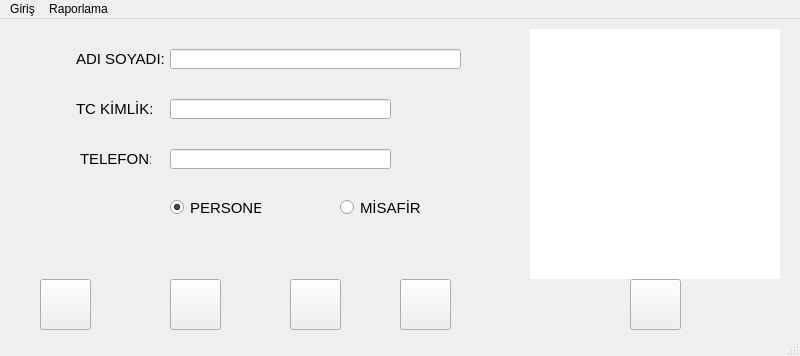
<?xml version="1.0" encoding="UTF-8"?>
<ui version="4.0">
 <class>MainWindow</class>
 <widget class="QMainWindow" name="MainWindow">
  <property name="geometry">
   <rect>
    <x>0</x>
    <y>0</y>
    <width>800</width>
    <height>356</height>
   </rect>
  </property>
  <property name="windowTitle">
   <string>MainWindow</string>
  </property>
  <widget class="QWidget" name="centralwidget">
   <widget class="QLabel" name="label">
    <property name="geometry">
     <rect>
      <x>76</x>
      <y>30</y>
      <width>91</width>
      <height>20</height>
     </rect>
    </property>
    <property name="font">
     <font>
      <pointsize>11</pointsize>
     </font>
    </property>
    <property name="text">
     <string>ADI SOYADI:</string>
    </property>
   </widget>
   <widget class="QLineEdit" name="adsoyadtxt">
    <property name="geometry">
     <rect>
      <x>170</x>
      <y>30</y>
      <width>291</width>
      <height>20</height>
     </rect>
    </property>
   </widget>
   <widget class="QLabel" name="TC">
    <property name="geometry">
     <rect>
      <x>76</x>
      <y>80</y>
      <width>91</width>
      <height>20</height>
     </rect>
    </property>
    <property name="font">
     <font>
      <pointsize>11</pointsize>
      <weight>50</weight>
      <bold>false</bold>
     </font>
    </property>
    <property name="text">
     <string>TC KİMLİK:</string>
    </property>
   </widget>
   <widget class="QLabel" name="label_3">
    <property name="geometry">
     <rect>
      <x>80</x>
      <y>130</y>
      <width>71</width>
      <height>20</height>
     </rect>
    </property>
    <property name="font">
     <font>
      <pointsize>11</pointsize>
      <weight>50</weight>
      <bold>false</bold>
     </font>
    </property>
    <property name="text">
     <string>TELEFON:</string>
    </property>
   </widget>
   <widget class="QRadioButton" name="perradio">
    <property name="geometry">
     <rect>
      <x>170</x>
      <y>180</y>
      <width>91</width>
      <height>17</height>
     </rect>
    </property>
    <property name="font">
     <font>
      <pointsize>11</pointsize>
     </font>
    </property>
    <property name="text">
     <string>PERSONEL</string>
    </property>
    <property name="checkable">
     <bool>true</bool>
    </property>
    <property name="checked">
     <bool>true</bool>
    </property>
   </widget>
   <widget class="QRadioButton" name="misafirradio">
    <property name="geometry">
     <rect>
      <x>340</x>
      <y>180</y>
      <width>82</width>
      <height>17</height>
     </rect>
    </property>
    <property name="font">
     <font>
      <pointsize>11</pointsize>
     </font>
    </property>
    <property name="text">
     <string>MİSAFİR</string>
    </property>
   </widget>
   <widget class="QLineEdit" name="tckimliktxt">
    <property name="geometry">
     <rect>
      <x>170</x>
      <y>80</y>
      <width>221</width>
      <height>20</height>
     </rect>
    </property>
   </widget>
   <widget class="QLineEdit" name="teltxt">
    <property name="geometry">
     <rect>
      <x>170</x>
      <y>130</y>
      <width>221</width>
      <height>20</height>
     </rect>
    </property>
   </widget>
   <widget class="QPushButton" name="btn_kaydet">
    <property name="geometry">
     <rect>
      <x>40</x>
      <y>260</y>
      <width>51</width>
      <height>51</height>
     </rect>
    </property>
    <property name="toolTip">
     <string>&lt;html&gt;&lt;head/&gt;&lt;body&gt;&lt;p&gt;&lt;span style=&quot; font-size:10pt; font-weight:600; color:#00aaff;&quot;&gt;Kaydet&lt;/span&gt;&lt;/p&gt;&lt;/body&gt;&lt;/html&gt;</string>
    </property>
    <property name="text">
     <string/>
    </property>
    <property name="icon">
     <iconset>
      <normaloff>save.png</normaloff>save.png</iconset>
    </property>
    <property name="iconSize">
     <size>
      <width>48</width>
      <height>48</height>
     </size>
    </property>
    <property name="shortcut">
     <string>Ctrl+S</string>
    </property>
    <property name="default">
     <bool>false</bool>
    </property>
    <property name="flat">
     <bool>false</bool>
    </property>
   </widget>
   <widget class="QPushButton" name="btn_ara">
    <property name="geometry">
     <rect>
      <x>170</x>
      <y>260</y>
      <width>51</width>
      <height>51</height>
     </rect>
    </property>
    <property name="toolTip">
     <string>&lt;html&gt;&lt;head/&gt;&lt;body&gt;&lt;p&gt;&lt;span style=&quot; font-size:10pt; font-weight:600; color:#00aaff;&quot;&gt;Tc Kimlik Ara&lt;/span&gt;&lt;/p&gt;&lt;/body&gt;&lt;/html&gt;</string>
    </property>
    <property name="text">
     <string/>
    </property>
    <property name="icon">
     <iconset>
      <normaloff>binoculars.png</normaloff>binoculars.png</iconset>
    </property>
    <property name="iconSize">
     <size>
      <width>48</width>
      <height>48</height>
     </size>
    </property>
    <property name="shortcut">
     <string>Ctrl+F</string>
    </property>
    <property name="default">
     <bool>false</bool>
    </property>
    <property name="flat">
     <bool>false</bool>
    </property>
   </widget>
   <widget class="QPushButton" name="btn_sil">
    <property name="geometry">
     <rect>
      <x>290</x>
      <y>260</y>
      <width>51</width>
      <height>51</height>
     </rect>
    </property>
    <property name="toolTip">
     <string>&lt;html&gt;&lt;head/&gt;&lt;body&gt;&lt;p&gt;&lt;span style=&quot; font-size:10pt; font-weight:600; color:#00aaff;&quot;&gt;Sil&lt;/span&gt;&lt;/p&gt;&lt;/body&gt;&lt;/html&gt;</string>
    </property>
    <property name="text">
     <string/>
    </property>
    <property name="icon">
     <iconset>
      <normaloff>fulltrash.png</normaloff>fulltrash.png</iconset>
    </property>
    <property name="iconSize">
     <size>
      <width>48</width>
      <height>48</height>
     </size>
    </property>
    <property name="shortcut">
     <string>Ctrl+S</string>
    </property>
    <property name="default">
     <bool>false</bool>
    </property>
    <property name="flat">
     <bool>false</bool>
    </property>
   </widget>
   <widget class="QPushButton" name="btn_fotocek">
    <property name="geometry">
     <rect>
      <x>630</x>
      <y>260</y>
      <width>51</width>
      <height>51</height>
     </rect>
    </property>
    <property name="toolTip">
     <string>&lt;html&gt;&lt;head/&gt;&lt;body&gt;&lt;p&gt;&lt;span style=&quot; font-size:10pt; font-weight:600; color:#00aaff;&quot;&gt;Fotograf Çek&lt;/span&gt;&lt;/p&gt;&lt;/body&gt;&lt;/html&gt;</string>
    </property>
    <property name="text">
     <string/>
    </property>
    <property name="icon">
     <iconset>
      <normaloff>capture.png</normaloff>capture.png</iconset>
    </property>
    <property name="iconSize">
     <size>
      <width>48</width>
      <height>48</height>
     </size>
    </property>
    <property name="shortcut">
     <string>Ctrl+S</string>
    </property>
    <property name="default">
     <bool>false</bool>
    </property>
    <property name="flat">
     <bool>false</bool>
    </property>
   </widget>
   <widget class="QLabel" name="kisi_id_label">
    <property name="enabled">
     <bool>true</bool>
    </property>
    <property name="geometry">
     <rect>
      <x>0</x>
      <y>320</y>
      <width>47</width>
      <height>13</height>
     </rect>
    </property>
    <property name="text">
     <string/>
    </property>
   </widget>
   <widget class="QPushButton" name="btn_temizle">
    <property name="geometry">
     <rect>
      <x>400</x>
      <y>260</y>
      <width>51</width>
      <height>51</height>
     </rect>
    </property>
    <property name="toolTip">
     <string>&lt;html&gt;&lt;head/&gt;&lt;body&gt;&lt;p&gt;&lt;span style=&quot; font-size:10pt; font-weight:600; color:#00aaff;&quot;&gt;Temizle&lt;/span&gt;&lt;/p&gt;&lt;/body&gt;&lt;/html&gt;</string>
    </property>
    <property name="text">
     <string/>
    </property>
    <property name="icon">
     <iconset>
      <normaloff>edit.png</normaloff>edit.png</iconset>
    </property>
    <property name="iconSize">
     <size>
      <width>48</width>
      <height>48</height>
     </size>
    </property>
    <property name="shortcut">
     <string>Ctrl+S</string>
    </property>
    <property name="default">
     <bool>false</bool>
    </property>
    <property name="flat">
     <bool>false</bool>
    </property>
   </widget>
   <widget class="QLabel" name="foto_label">
    <property name="geometry">
     <rect>
      <x>530</x>
      <y>10</y>
      <width>250</width>
      <height>250</height>
     </rect>
    </property>
    <property name="autoFillBackground">
     <bool>false</bool>
    </property>
    <property name="styleSheet">
     <string notr="true">background-color: rgb(255, 255, 255);</string>
    </property>
    <property name="text">
     <string/>
    </property>
   </widget>
  </widget>
  <widget class="QMenuBar" name="menubar">
   <property name="geometry">
    <rect>
     <x>0</x>
     <y>0</y>
     <width>800</width>
     <height>21</height>
    </rect>
   </property>
   <widget class="QMenu" name="menuGiri">
    <property name="title">
     <string>Giriş</string>
    </property>
    <addaction name="actionKisi_Kayit_Duzenle"/>
    <addaction name="actionKapi_Giris"/>
   </widget>
   <widget class="QMenu" name="menuRaporlama">
    <property name="title">
     <string>Raporlama</string>
    </property>
    <addaction name="actionTarih_raporla"/>
    <addaction name="actionGiris_iptal_raporla"/>
   </widget>
   <addaction name="menuGiri"/>
   <addaction name="menuRaporlama"/>
  </widget>
  <widget class="QStatusBar" name="statusbar"/>
  <action name="actionKisi_Kayit_Duzenle">
   <property name="text">
    <string>Kişi Kayıt_Düzenle</string>
   </property>
  </action>
  <action name="actionKapi_Giris">
   <property name="text">
    <string>Kapı Giriş</string>
   </property>
  </action>
  <action name="actionTarih_raporla">
   <property name="text">
    <string>Tarih Aralığında Giriş</string>
   </property>
  </action>
  <action name="actionGiris_iptal_raporla">
   <property name="text">
    <string>Girişi İptal Olanlar</string>
   </property>
  </action>
 </widget>
 <resources/>
 <connections/>
</ui>
